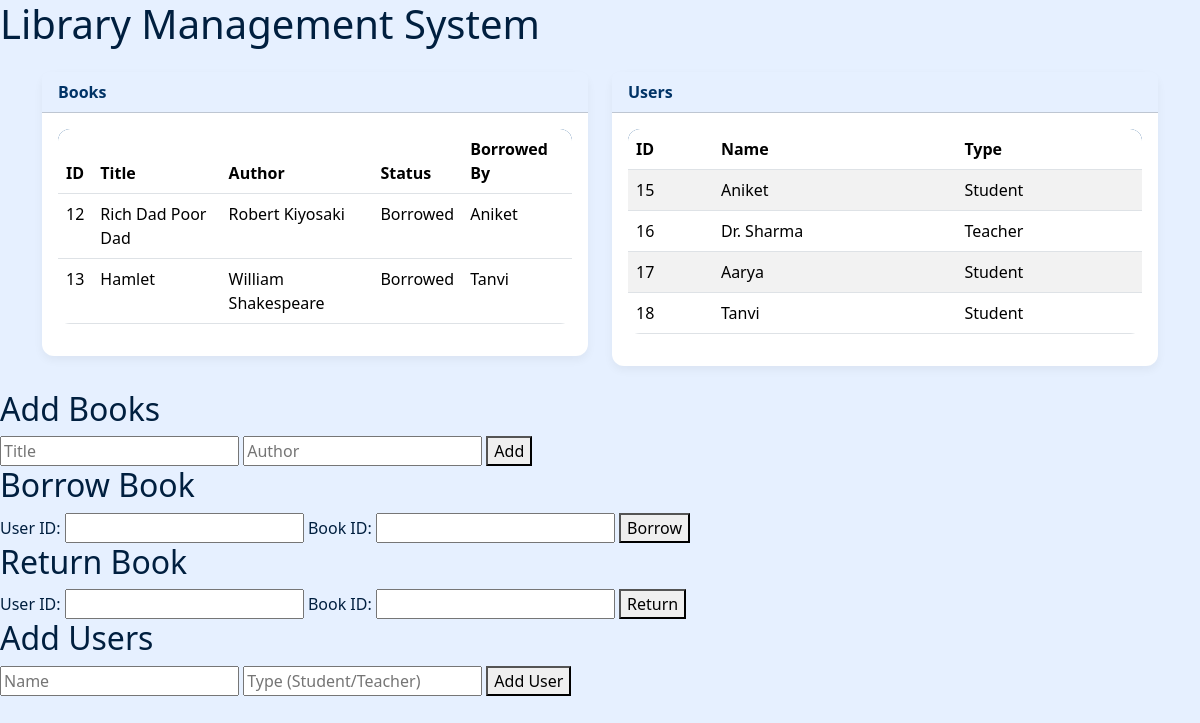
Before: / with the older database file.
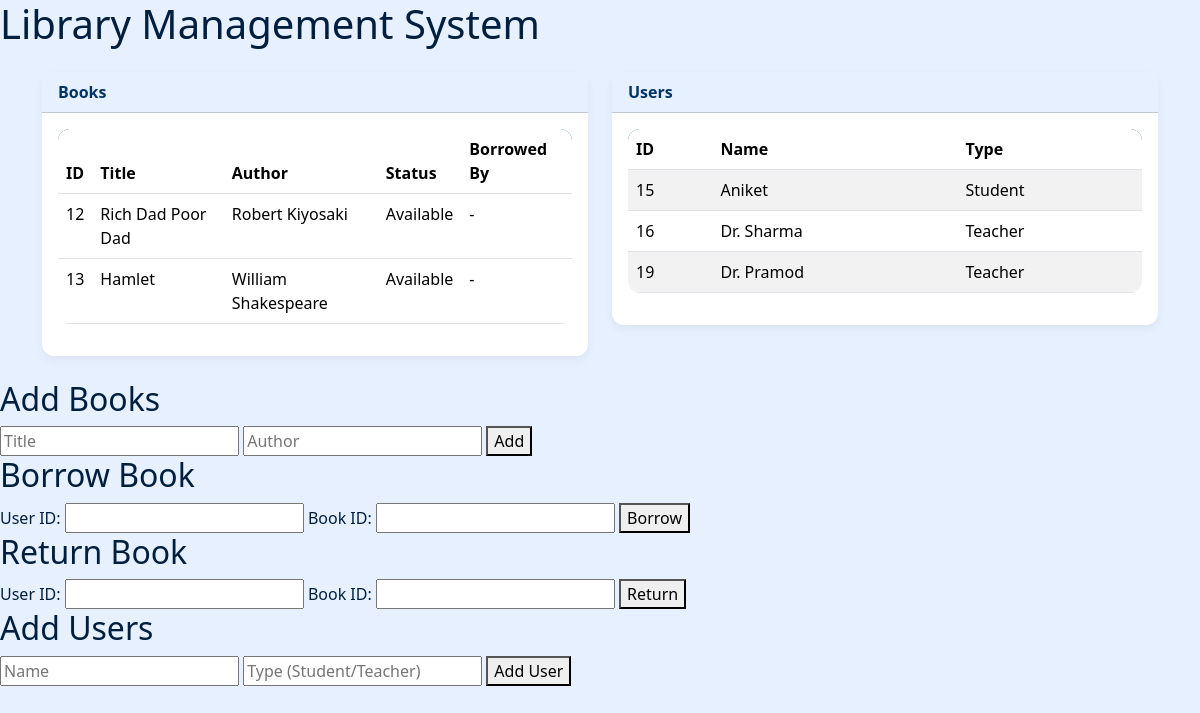
After: the same page with the newer database file.
### tables this page shows
CREATE TABLE books(
    id INTEGER PRIMARY KEY AUTOINCREMENT,
    bookname TEXT NOT NULL,
    author TEXT NOT NULL,
    is_available INTEGER NOT NULL DEFAULT 1
);

CREATE TABLE users(
    id INTEGER PRIMARY KEY AUTOINCREMENT,
    name TEXT NOT NULL,
    user_type TEXT NOT NULL
);

### app.py (the view)
@app.route("/")
def index():
    books = db.list_books()
    users = db.list_users()
    return render_template("index.html",books = books, users = users)

### db.py (called while the page is built)
def get_connection():
    return sqlite3.connect("library.db")

def list_books(available_only = False):
    with get_connection() as conn:
        query= """
        SELECT b.id, b.bookname, b.author, b.is_available,
               CASE
                   WHEN last_tx.action = 'BORROW' THEN u.name
                   ELSE NULL
               END AS borrowed_by
        FROM books b
        LEFT JOIN (
            SELECT t1.book_id, t1.user_id, t1.action
            FROM transactions t1
            WHERE t1.rowid = (
                SELECT MAX(t2.rowid)
                FROM transactions t2
                WHERE t2.book_id = t1.book_id
            )
        ) last_tx ON b.id = last_tx.book_id
        LEFT JOIN users u ON last_tx.user_id = u.id
        """
        if available_only:
            query += " WHERE b.is_available = 1"
        rows = conn.execute(query).fetchall()
        print("DEbug rows:",rows)
        return rows

def list_users():
    with get_connection() as conn:
        return conn.execute("SELECT * FROM users;").fetchall()

### templates/index.html (shortened to what this page needs)
<!DOCTYPE html>
<html>
    <head>
        <link href="https://cdn.jsdelivr.net/npm/bootstrap@5.3.3/dist/css/bootstrap.min.css" rel="stylesheet">
        <link rel="stylesheet" href="{{ url_for('static', filename='css/style2.css') }}?v=1">
    </head>
    <body>
        <h1>Library Management System</h1>
        <div class="container mt-4">
            <div class="row">
                <div class="col-lg-6 col-md-12">
                    <div class="card mb-4">
                        <div class="card-header">Books</div>
                        <div class="card-body">
                            <table class="table table=striped">
                                <thead>
                                    <tr>
                                        <th>ID</th>
                                        <th>Title</th>
                                        <th>Author</th>
                                        <th>Status</th>
                                        <th>Borrowed By</th>
                                    </tr>
                                </thead>
                                <tbody>
                                    {% for book in books %}
                                    <tr>
                                        <td>{{ book[0] }}</td>
                                        <td>{{ book[1] }}</td>
                                        <td>{{ book[2] }}</td>
                                        <td>{% if book[3] == 1 %}Available{% else %}Borrowed{% endif %}</td>
                                        <td>{% if book[4] %}{{book[4] }}{% else %}-{% endif %}</td>
                                    </tr>
                                    {% endfor %}
                                </tbody>
                            </table>
                        </div>
                    </div>
                </div>
                <div class="col-lg-6 col-md-12">
                    <div class="card mb-4">
                        <div class="card-header">Users</div>
                        <div class="card-body">
                            <table class="table table-striped">
                                <thead>
                                    <tr>
                                        <th>ID</th>
                                        <th>Name</th>
                                        <th>Type</th>
                                    </tr>
                                </thead>
                                <tbody>
                                    {% for user in users %}
                                    <tr>
                                        <td>{{ user[0] }}</td>
                                        <td>{{ user[1] }}</td>
                                        <td>{{ user[2] }}</td>
                                    </tr>
                                    {% endfor %}
                                </tbody>
                            </table>
                        </div>
                    </div>
                </div>
            </div>
        </div>
        <h2>Add Books</h2>
        <form action="/add" method="post" class="form_card">
            <input type="bookname" name ="bookname" placeholder="Title" required>
            <input type="bookname" name ="author" placeholder="Author" required>
            <button type ="submit">Add</button>
        </form>
        <h2>Borrow Book</h2>
        <form action="/borrowForm" method="post" class="form_card">
            User ID: <input type="number" name="user_id">
            Book ID: <input type="number" name="book_id">
            <button type="submit">Borrow</button>
        </form>
        <h2>Return Book</h2>
        <form action="/returnForm" method="post" class="form_card">
            User ID: <input type="number" name="user_id">
            Book ID: <input type="number" name="book_id">
            <button type="submit">Return</button>
        </form>
        <h2>Add Users</h2>
        <form action="/addUser" method="post" class="form_card">
            <input type="text" name="name" placeholder="Name" required>
            <input type="text" name="user_type" placeholder="Type (Student/Teacher)" required>
            <button type="submit">Add User</button>
        </form>
    </body>
</html>

### static/css/style2.css (style rules this page uses)
body { background-color: #e6f0ff; font-family: 'Segoe UI', sans-serif; color: #001f3f; }
.card { border-radius: 12px; box-shadow: 0 4px 10px rgba(0,0,0,0.05); border: none; background: #ffffff; }
.card-header { background: #e6f0ff; color:#003366; font-weight: 600; }
.table { border-radius: 12px; overflow: hidden; }
.table thead { background: #004080; color: #fff; }

Changed rows visible on the page:
removed users: id "17", name "Aarya", user_type "Student"
removed users: id "18", name "Tanvi", user_type "Student"
changed books "Rich Dad Poor Dad": book "Aniket" → (not shown); is_available "Borrowed" → "Available"; now shows "-"
changed books "Hamlet": book "Tanvi" → (not shown); is_available "Borrowed" → "Available"; now shows "-"
added users: id "19", name "Dr. Pramod", user_type "Teacher"
